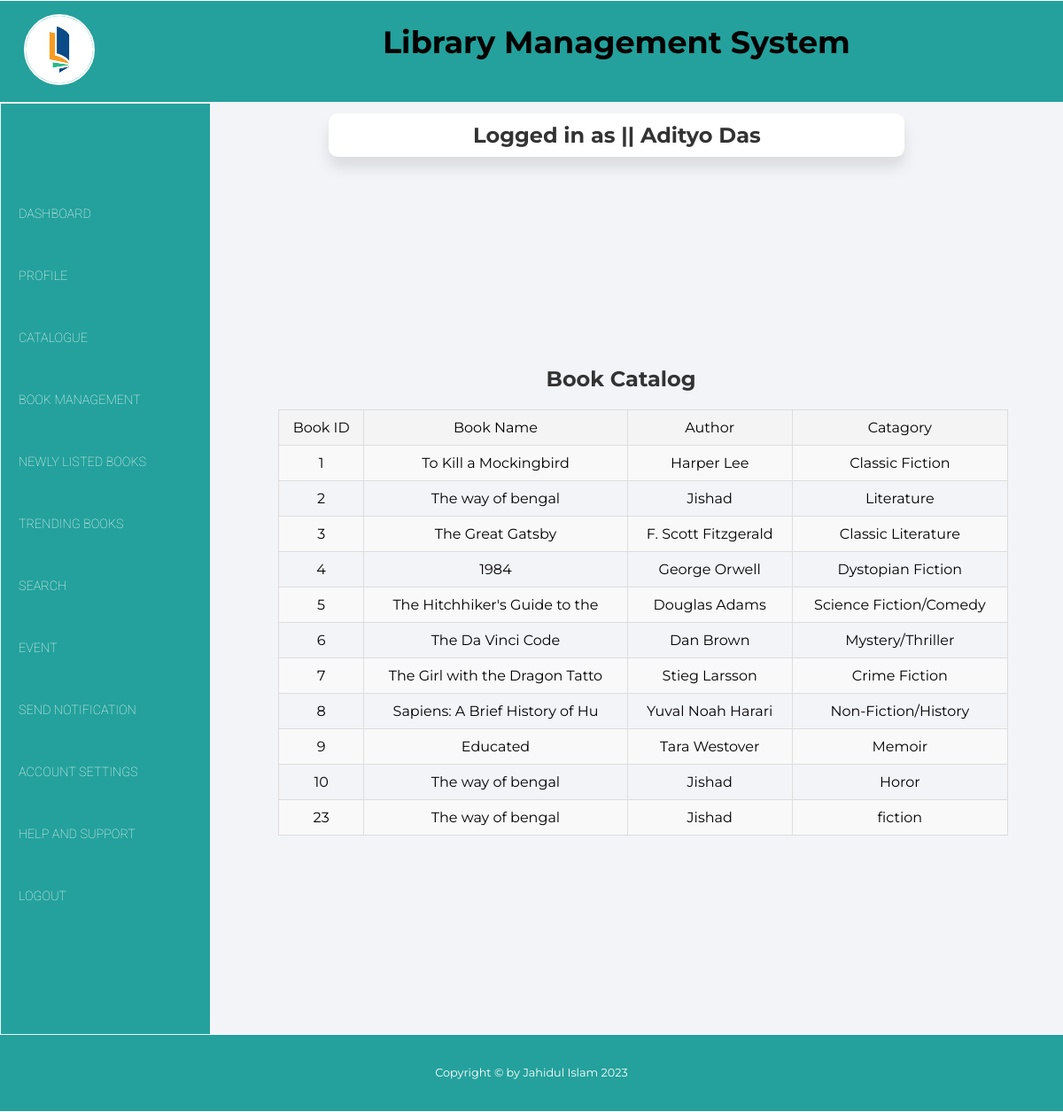
Page /views/catalog_book.php (signed in) on the committed database.
### tables this page shows
CREATE TABLE `catagory` (
  `Book_ID` int(20) NOT NULL,
  `Book_Name` varchar(30) NOT NULL,
  `Author` varchar(30) NOT NULL,
  `Catagory` varchar(30) NOT NULL
);

### controller/userData.php (called while the page is built)
<?php
$user = $_SESSION['user'];
?>

### models/userModel.php (called while the page is built, shortened)
<?php
function getviewbook(){
    $con = getConnection();
    $sql = "select * from catagory";
    $result = mysqli_query($con, $sql);
    $users = [];
    while($row = mysqli_fetch_assoc($result)){
       array_push($users, $row);
    }
    return $users;
}

### views/catalog_book.php (the view, shortened to what this page needs)
<?php
include_once("../controller/userData.php");
require_once('../models/userModel.php');
$viewbook = getviewbook();
?>
<!DOCTYPE html>
<html>
     <link rel="stylesheet" href="https://cdnjs.cloudflare.com/ajax/libs/font-awesome/5.15.1/css/all.min.css"
 />
    <link rel="stylesheet" href="style8.css">
</head>
<body>
    <div class="container">
            <header>
                <div class="row">
                    <div class="col-lg-4 col-md-12">
                    <div class="logo-div">
                            <a href="#">
                                <img src="book.png">
                            </a>
                    </div>
                    </div>
                    <div class="col-lg-8 col-md-12">
                        <p class="heading-style">Library Management System</p>
                    </div>
                </div>
            </header>
    <center>
        <main>
        <table height=635 width=1080>
            <tr height=70>
                <td colspan="2">
                    <table width = "800">
                    <tr>
                        <td align="center">
                            <div class="card">
                        <h2>Logged in as || <?php echo $user['name'] ?></h2>
                            </div>
                        </td>
                    </tr>
                    </table>
                </td>
            </tr>
            <tr>
                <td rowspan="3" width="250">
                <nav>
                <ul>
                   <li> <a href="librarian_dashboard.php">Dashboard</a></li>
                    <li> <a href="profile.php">Profile</a></li>
                    <li> <a href="catalog.php">Catalogue</a></li>
                    <li> <a href="#">Book Management</a></li>
                    <li> <a href="#">Newly Listed Books</a></li>
                     <li> <a href="#">Trending Books</a></li>
					<li> <a href="search.php">Search</a></li>
                    <li> <a href="event.php">Event</a></li>
                     <li> <a href="#">Send Notification</a></li>
                    <li> <a href="account_setting.php">Account Settings</a></li>
                     <li> <a href="#">Help and Support</a></li>
                    <li> <a href="../controller/logout.php">Logout</a></li>
                </ul>
                </nav>
                </td>
                <td>
                   <h2 class="user-list" align="center">Book Catalog</h2>
                    <div  class="table-style">
                        <table class="user-table" border="1">
                        <tr class="row-style">
                            <td class="td-style">Book ID</td>
                            <td class="td-style">Book Name</td>
                            <td class="td-style">Author</td>
                            <td class="td-style">Catagory </td>
                        </tr>
                            <?php for($i=0; $i<count($viewbook); $i++){
                            ?>
                        <tr class="row-style">
                             <td class="td-style"><?=$viewbook[$i]['Book_ID']?></td>
                            <td class="td-style"><?=$viewbook[$i]['Book_Name']?></td>
                            <td class="td-style"><?=$viewbook[$i]['Author']?></td>
                             <td class="td-style"><?=$viewbook[$i]['Catagory']?></td>
                        </tr>
                            <?php
                                }
                            ?>
                    </table>
                    </div>
                </td>
            </tr>
        </table>
        </main>
          <footer>
                     <div class="row">
                        <div class="col-lg-12">
                            <p>Copyright © by Jahidul Islam 2023</p>
                        </div>
                    </div>
                </footer>
    </center>
    </div>
    </body>
</html>

### views/style8.css (style rules this page uses)
html { scroll-behavior: smooth; }
* { margin: 0; padding: 0; box-sizing: border-box; }
body { font-family: 'Montserrat', sans-serif; }
.container { max-width: 1200px; margin: auto; margin-top: 1px; background: #f2f4f8; }
.row { width: 100%; }
.row::after { content: ''; clear: both; display: block; }
[class*="col-"] { float: left; padding: 15px; }
[class*="col-"] { width: 100%; }
header { background: #24a19c; padding: 0% 1%; text-align: center; }
nav { background: #24a19c; }
nav ul li { display: block; }
nav ul li a { display: block; text-decoration: none; color: white; line-height: 70px; padding: 0 20px; transition: .4s; text-transform: uppercase; font-weight: lighter; font-size: 0.9rem; font-family: 'Roboto', sans-serif; }
img { height: 80px; width: 80px; border-radius: 50%; border: 2px solid white; }
.card { width: 650px; margin: 0px auto; margin-left: 0px; margin-right: 50px; padding: 10px; background-color: #fff; border-radius: 10px; box-shadow: 0 12px 16px rgba(15, 13, 13, 0.1); }
.card h2 { margin: 0; color: #333; }
footer { background: #24a19c; padding: 1%; color: white; margin-bottom: 1px; }
footer p { font-size: 0.8rem; line-height: 32px; text-align: center; }
.user-list { margin-left: -50px ; }
.td-style { text-align: center; }
h2 { color: #333; }
.table-style { margin-top: 20px; }
.user-table { border-collapse: collapse; width: 100%; }
.table-style .row-style:first-child { background-color: #f4f4f4; }
th, .td-style { padding: 10px; border: 1px solid #ddd; }
.row-style:nth-child(even) { background-color: #f9f9f9; }
@media (min-width: 768px) { .col-md-12 { width: 100%; } }
@media only screen and (min-width: 992px) { .col-lg-4 { width: 33.33%; } }
@media only screen and (min-width: 992px) { .col-lg-8 { width: 66.66%; margin-top: 10px; margin-left: -100px; font-size: 35px; font-weight: bold; } }
@media only screen and (min-width: 992px) { .col-lg-12 { width: 100%; } }
@media only screen and (min-width: 992px) { .logo-div { text-align: left; } }
@media only screen and (min-width: 992px) { nav { background: #24a19c; margin-top: -72px; margin-bottom: -1px; margin-left: -61px; margin-right: 75px; padding-top: 90px; padding-bottom: 120px; } }
@media only screen and (min-width: 992px) { nav ul li { display: block; color: #24a19c; background-color: #24a19c; } }
@media only screen and (min-width: 992px) { nav ul li a { display: block; text-decoration: none; color: white; background-color: #24a19c; line-height: 70px; padding: 0 20px; transition: .4s; text-transform: uppercase; font-weight: lighter; font-size: 0.9rem; font-family: 'Roboto', sans-serif; } }
@media only screen and (min-width: 992px) { .heading-style { margin: auto; } }

### rows in the picture
catagory: Book_ID "1", Book_Name "To Kill a Mockingbird", Author "Harper Lee", Catagory "Classic Fiction"
catagory: Book_ID "2", Book_Name "The way of bengal", Author "Jishad", Catagory "Literature"
catagory: Book_ID "3", Book_Name "The Great Gatsby", Author "F. Scott Fitzgerald", Catagory "Classic Literature"
catagory: Book_ID "4", Book_Name "1984", Author "George Orwell", Catagory "Dystopian Fiction"
catagory: Book_ID "5", Book_Name "The Hitchhiker's Guide to the", Author "Douglas Adams", Catagory "Science Fiction/Comedy"
catagory: Book_ID "6", Book_Name "The Da Vinci Code", Author "Dan Brown", Catagory "Mystery/Thriller"
catagory: Book_ID "7", Book_Name "The Girl with the Dragon Tatto", Author "Stieg Larsson", Catagory "Crime Fiction"
catagory: Book_ID "8", Book_Name "Sapiens: A Brief History of Hu", Author "Yuval Noah Harari", Catagory "Non-Fiction/History"
catagory: Book_ID "9", Book_Name "Educated", Author "Tara Westover", Catagory "Memoir"
catagory: Book_ID "10", Book_Name "The way of bengal", Author "Jishad", Catagory "Horor"
catagory: Book_ID "23", Book_Name "The way of bengal", Author "Jishad", Catagory "fiction"

### other values in the picture
$user['name'] "Adityo Das"
